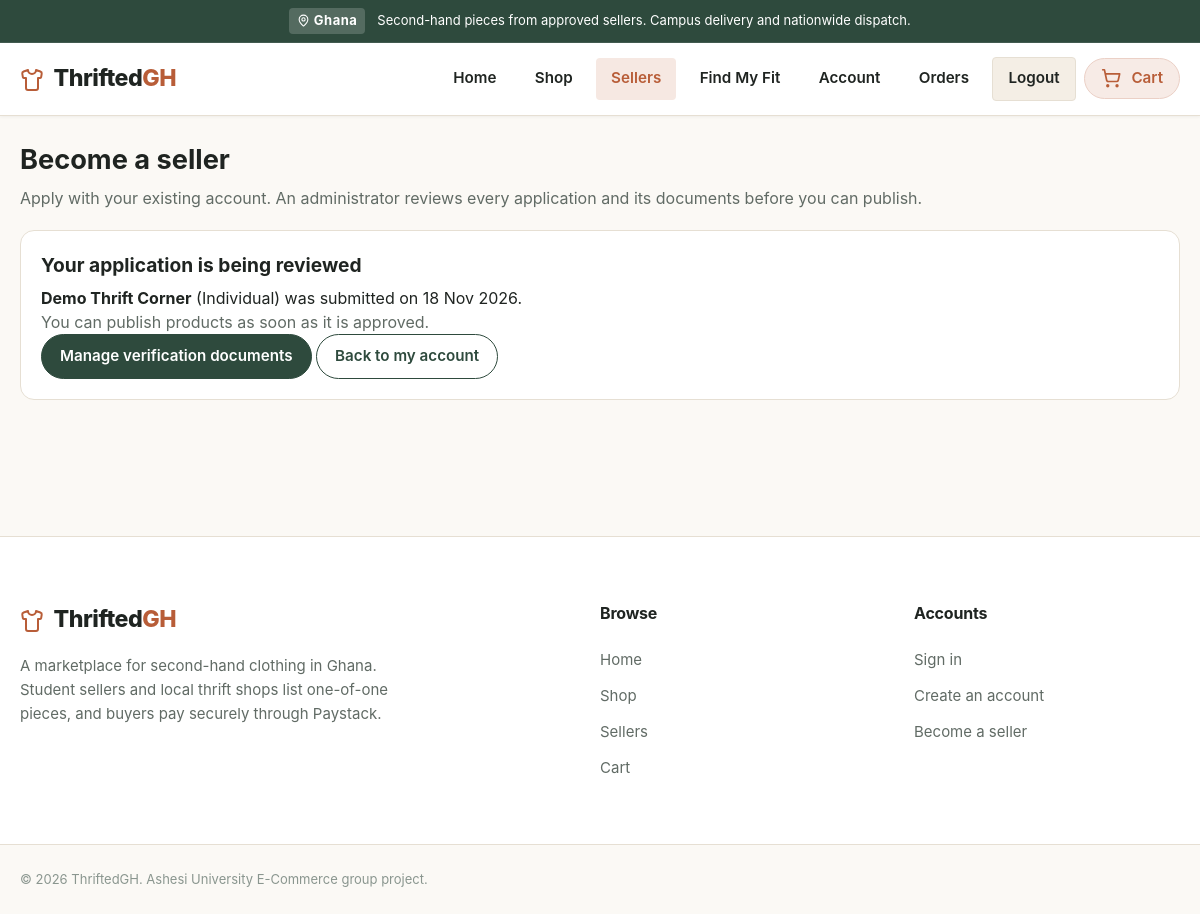
Screenshot of /views/seller/apply.php (signed in) with the database file from the repository.
### tables this page shows
CREATE TABLE seller_applications (
    application_id INT AUTO_INCREMENT PRIMARY KEY,
    user_id INT NOT NULL,
    seller_type ENUM('individual','business') NOT NULL,
    shop_name VARCHAR(120) NOT NULL,
    location VARCHAR(150),
    business_details TEXT,
    status ENUM('pending','approved','rejected')
        NOT NULL DEFAULT 'pending',
    reviewed_by INT NULL,
    reviewed_at DATETIME NULL,
    created_at TIMESTAMP DEFAULT CURRENT_TIMESTAMP,
    FOREIGN KEY (user_id) REFERENCES users(user_id),
    FOREIGN KEY (reviewed_by) REFERENCES users(user_id)
);

### core/auth.php (called while the page is built, shortened)
<?php
require_once __DIR__ . '/db_class.php';
function authCurrentUser()
{
    static $cache = [];
    $userId = isset($_SESSION['user_id']) ? (int)$_SESSION['user_id'] : 0;
    if (!array_key_exists($userId, $cache)) {
        $stmt = Database::getInstance()->prepare('SELECT user_id, full_name, email, phone, role FROM users WHERE user_id = ?');
        $stmt->bind_param('i', $userId);
        $stmt->execute();
        $cache[$userId] = $stmt->get_result()->fetch_assoc() ?: null;
    }
    return $cache[$userId];
}

### core/db_class.php (called while the page is built, shortened)
<?php
class Database {
    private static $instance = null;
    private function __construct() {
        try {
            $this->conn = new mysqli(DB_HOST, DB_USER, DB_PASS, DB_NAME, DB_PORT, DB_SOCKET);
        } catch (Exception $e) {
            throw new RuntimeException("Database connection unavailable", 0, $e);
        }
    }
    public static function getInstance() {
        if (!self::$instance) {
            self::$instance = new Database();
        }
        return self::$instance->conn;
    }
}
?>

### core/guard.php (called while the page is built, shortened)
<?php
require_once __DIR__ . '/paths.php';
require_once __DIR__ . '/helpers.php';
require_once __DIR__ . '/auth.php';
function guardRequireLogin()
{
    $user = authCurrentUser();
    return $user;
}

### classes/SellerClass.php (called while the page is built, shortened)
<?php
require_once __DIR__ . '/../core/db_class.php';
class SellerClass
{
    private $db;
    public function __construct()
    {
        $this->db = Database::getInstance();
    }
    private function fetch($sql, $types = '', array $params = [])
    {
        $stmt = $this->db->prepare($sql);
        if ($types !== '') {
            $stmt->bind_param($types, ...$params);
        }
        $stmt->execute();
        $rows = $stmt->get_result()->fetch_all(MYSQLI_ASSOC);
        return $rows;
    }
    public function getLatestApplication($userId)
    {
        $rows = $this->fetch(
            'SELECT application_id, seller_type, shop_name, location, business_details, status, created_at, reviewed_at
             FROM seller_applications WHERE user_id = ? ORDER BY application_id DESC LIMIT 1',
            'i',
            [(int)$userId]
        );
        return $rows ? $rows[0] : null;
    }
}

### controllers/Seller.php (called while the page is built, shortened)
<?php
require_once __DIR__ . '/Product.php';
require_once __DIR__ . '/../classes/SellerClass.php';
require_once __DIR__ . '/../core/auth.php';
function application_status_ctr($userId)
{
    return (new SellerClass())->getLatestApplication($userId);
}

### core/paths.php (called while the page is built, shortened)
<?php
function tgh_base()
{
    static $base = null;
    if ($base !== null) {
        return $base;
    }
    $script = str_replace('\\', '/', $_SERVER['SCRIPT_NAME'] ?? '/index.php');
    if (preg_match('#^(.*?)/(?:views|actions|payments|scripts)/#', $script, $m)) {
        $root = $m[1];
    } else {
        $root = rtrim(dirname($script), '/');
    }
    return $base = rtrim($root, '/') . '/';
}
function tgh_url($path = '')
{
    return tgh_base() . ltrim((string)$path, '/');
}

### views/seller/apply.php (the view, shortened to what this page needs)
<?php
require_once __DIR__ . '/../../core/guard.php';
require_once __DIR__ . '/../../controllers/Seller.php';
$user = guardRequireLogin();
$application = application_status_ctr($user['user_id']);
?>
<section class="m3-head">
    <h1>Become a seller</h1>
    <p class="m3-muted">Apply with your existing account. An administrator reviews every application and its documents before you can publish.</p>
</section>
<?php if ($application && $application['status'] === 'pending'): ?>
    <div class="m3-panel">
        <h2>Your application is being reviewed</h2>
        <p><strong><?= tgh_e($application['shop_name']) ?></strong> (<?= tgh_e(SellerClass::TYPES[$application['seller_type']] ?? '') ?>) was submitted on <?= tgh_e(date('j M Y', strtotime($application['created_at']))) ?>.</p>
        <p class="m3-muted">You can publish products as soon as it is approved.</p>
        <p>
            <a class="m3-btn" href="<?= tgh_e(tgh_url('views/seller/documents.php')) ?>">Manage verification documents</a>
            <a class="m3-btn m3-btn-ghost" href="<?= tgh_e(tgh_url('views/buyer/dashboard.php')) ?>">Back to my account</a>
        </p>
    </div>
<?php endif; ?>

### css/style.css (style rules this page uses)
:root { --color-primary: #b85d38; --color-primary-hover: #9c4927; --color-secondary: #2e4a3d; --color-secondary-hover: #22372d; --color-accent: #d97706; --color-accent-hover: #b45309; --color-bg: #fbf9f5; --color-surface: #ffffff; --color-surface-muted: #f4eee5; --color-border: #e6dfd3; --color-border-light: #f0eae1; --color-text-main: #1f2421; --color-text-muted: #616b65; --color-text-light: #8a968f; --badge-likenew-bg: #e8f5ec; --badge-likenew-color: #196f3d; --badge-good-bg: #e5f1f8; --badge-good-color: #1b5e8c; --badge-fair-bg: #fff1d6; --badge-fair-color: #b45309; --font-main: -apple-system, BlinkMacSystemFont, "Segoe UI", Roboto, "Helvetica Neue", Arial, sans-serif; --container-max-width: 1200px; --radius-sm: 4px; --radius-md: 8px; --radius-lg: 14px; --radius-full: 9999px; --shadow-subtle: 0 1px 3px rgba(0, 0, 0, 0.05); --shadow-card: 0 4px 12px rgba(31, 36, 33, 0.07); --shadow-hover: 0 8px 24px rgba(31, 36, 33, 0.12); --shadow-modal: 0 16px 40px rgba(0, 0, 0, 0.2); --transition-fast: 0.18s ease; --transition-normal: 0.25s ease; }
*, *::before, *::after { box-sizing: border-box; margin: 0; padding: 0; }
html { scroll-behavior: smooth; }
body { font-family: var(--font-main); font-size: 16px; line-height: 1.6; color: var(--color-text-main); background-color: var(--color-bg); min-height: 100vh; display: flex; flex-direction: column; }
a { color: var(--color-primary); text-decoration: none; transition: color var(--transition-fast); }
.cart-icon { font-size: 1.1rem; }
:root { --m3-ink: var(--color-text-main, #1f2421); --m3-muted: var(--color-text-muted, #616b65); --m3-bg: var(--color-bg, #fbf9f5); --m3-card: var(--color-surface, #ffffff); --m3-line: var(--color-border, #e6dfd3); --m3-accent: var(--color-secondary, #2e4a3d); --m3-accent-dark: var(--color-secondary-hover, #22372d); --m3-clay: var(--color-primary, #b85d38); --m3-danger: #a32d2d; --m3-radius: var(--radius-lg, 14px); }
.m3-wrap h1 { font-size: 1.7rem; margin: 0 0 6px; }
.m3-wrap h2 { font-size: 1.2rem; margin: 0 0 6px; }
.m3-head { margin-bottom: 20px; }
.m3-muted { color: var(--m3-muted); }
.m3-btn { display: inline-block; padding: 10px 18px; border: 1px solid var(--m3-accent); border-radius: 999px; background: var(--m3-accent); color: #fff; font-size: 0.95rem; font-weight: 600; text-decoration: none; cursor: pointer; }
.m3-btn-ghost { background: transparent; color: var(--m3-accent); }
.m3-panel { background: var(--m3-card); border: 1px solid var(--m3-line); border-radius: var(--m3-radius); padding: 20px; }
.tg-icon { width: 1.1em; height: 1.1em; flex: none; vertical-align: -0.2em; }
.brand-icon .tg-icon { width: 1.5rem; height: 1.5rem; color: var(--color-primary); vertical-align: middle; }
.announcement-tag .tg-icon { width: 1em; height: 1em; vertical-align: -0.15em; }
.cart-icon.tg-icon { width: 1.15em; height: 1.15em; margin-right: .2rem; }

### rows the page displays
seller_applications: shop_name "Demo Thrift Corner", seller_type "Individual", created_at "18 Nov 2026"

### other values shown
$label "Home Shop Sellers Find My Fit Account Orders Cart"
